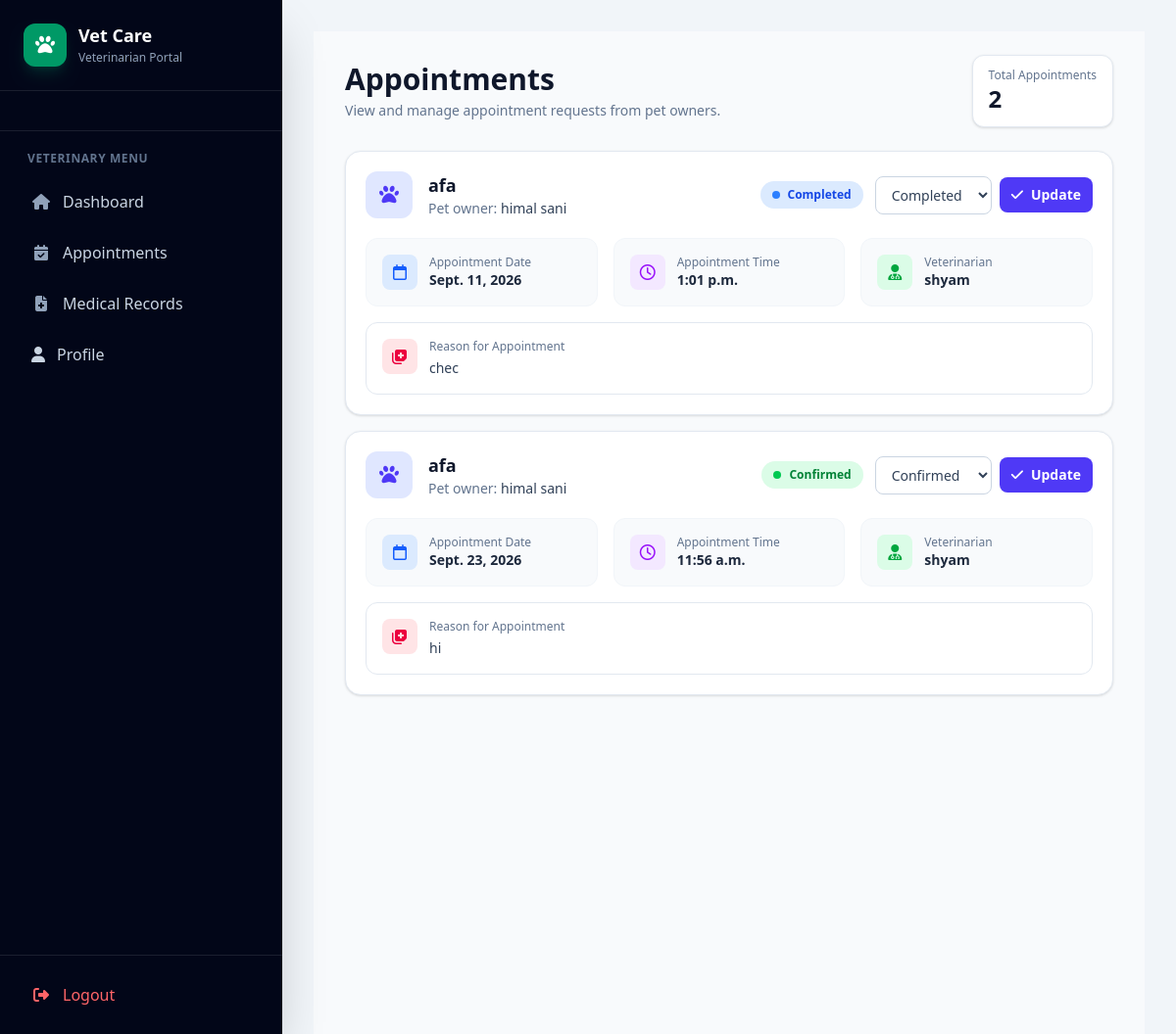
The app's page /appointments/vet/appointments/ (signed in) with its own data.
### appointment/models.py (models this page shows, shortened)
class Appointment(models.Model):
    STATUS_CHOICES = (
        ("PENDING", "Pending"),
        ("CONFIRMED", "Confirmed"),
        ("COMPLETED", "Completed"),
        ("CANCELLED", "Cancelled"),
    )
    animal = models.ForeignKey(
        Animal,  # Updated model reference
        on_delete=models.CASCADE,
        related_name="appointments"
    )
    veterinarian = models.ForeignKey(
        User,
        on_delete=models.SET_NULL,
        null=True,
        blank=True,
        related_name="vet_appointments",
        limit_choices_to={"role": User.VETERINARIAN}
    )
    appointment_date = models.DateField()
    appointment_time = models.TimeField()
    reason = models.TextField()
    status = models.CharField(
        max_length=20,
        choices=STATUS_CHOICES,
        default="PENDING"
    )
    notes = models.TextField(
        blank=True,
        null=True
    )
    created_at = models.DateTimeField(
        auto_now_add=True
    )
    updated_at = models.DateTimeField(
        auto_now=True
    )

### animal/models.py (models this page shows, shortened)
class Animal(models.Model):
    owner = models.ForeignKey(
        User,
        on_delete=models.CASCADE,
        related_name="animals",
        null=True,
        blank=True
    )
    name = models.CharField(max_length=100)
    species = models.CharField(max_length=100)
    breed = models.CharField(
        max_length=100,
        blank=True,
        null=True
    )
    age = models.PositiveIntegerField(
        blank=True,
        null=True
    )
    created_at = models.DateTimeField(
        auto_now_add=True
    )

### account/models.py (models this page shows, shortened)
class User(AbstractUser):
    ADMIN = "ADMIN"
    VETERINARIAN = "VETERINARIAN"
    PET_OWNER = "PET_OWNER"
    ROLE_CHOICES = [
        (ADMIN, "Admin"),
        (VETERINARIAN, "Veterinarian"),
        (PET_OWNER, "Pet Owner"),
    ]
    role = models.CharField(
        max_length=20,
        choices=ROLE_CHOICES,
        default=PET_OWNER
    )
    phone = models.CharField(
        max_length=15,
        blank=True,
        null=True
    )
    address = models.TextField(
        blank=True,
        null=True
    )
    created_at = models.DateTimeField(
        auto_now_add=True
    )
    updated_at = models.DateTimeField(
        auto_now=True
    )

### appointment/views.py (the view)
@login_required
def vet_appointment_list(request):
    if request.user.role != User.VETERINARIAN:
        messages.error(
            request,
            "You are not authorized to view appointments."
        )
        return redirect("dashboard")
    appointments = (
        Appointment.objects
        .filter(veterinarian=request.user)
        .select_related(
            "animal",
            "animal__owner",
            "veterinarian"
        )
        .order_by(
            "appointment_date",
            "appointment_time"
        )
    )
    context = {
        "appointments": appointments,
    }
    return render(
        request,
        "appointment/vet_appointments.html",
        context
    )

### appointment/templates/appointment/vet_appointments.html (shortened to what this page needs)
{% extends "base.html" %}
{% block content %}
<div class="min-h-screen bg-slate-50 py-6">
    <div class="max-w-7xl mx-auto px-4 sm:px-6 lg:px-8">
        <div class="mb-6">
            <div class="flex flex-col sm:flex-row
                        sm:items-center sm:justify-between gap-4">
                <div>
                    <h1 class="text-2xl sm:text-3xl font-bold text-slate-900">
                        Appointments
                    </h1>
                    <p class="mt-1 text-sm text-slate-500">
                        View and manage appointment requests from pet owners.
                    </p>
                </div>
                <div class="bg-white border border-slate-200
                            rounded-xl px-4 py-3 shadow-sm">
                    <p class="text-xs text-slate-500">
                        Total Appointments
                    </p>
                    <p class="text-2xl font-bold text-slate-900">
                        {{ appointments|length }}
                    </p>
                </div>
            </div>
        </div>
        {% if appointments %}
        <div class="space-y-4">
            {% for appointment in appointments %}
            <div class="bg-white rounded-2xl border border-slate-200
                        shadow-sm overflow-hidden">
                <div class="p-5">
                    <div class="flex flex-col lg:flex-row
                                lg:items-center lg:justify-between gap-4">
                        <div class="flex items-start gap-4">
                            <div class="w-12 h-12 rounded-xl
                                        bg-indigo-100 text-indigo-600
                                        flex items-center justify-center
                                        flex-shrink-0">
                                <i class="fa-solid fa-paw text-xl"></i>
                            </div>
                            <div>
                                <h2 class="text-lg font-bold text-slate-900">
                                    {{ appointment.animal.name }}
                                </h2>
                                <p class="text-sm text-slate-500">
                                    Pet owner:
                                    <span class="font-medium text-slate-700">
                                        {{ appointment.animal.owner.get_full_name|default:appointment.animal.owner.username }}
                                    </span>
                                </p>
                            </div>
                        </div>
                        <div class="flex flex-col sm:flex-row
                                    items-start sm:items-center gap-3">
                            {% if appointment.status == "PENDING" %}
                                <span class="inline-flex items-center gap-2
                                             px-3 py-1.5 rounded-full
                                             text-xs font-semibold
                                             bg-amber-100 text-amber-700">
                                    <span class="w-2 h-2 rounded-full
                                                 bg-amber-500"></span>
                                    Pending
                                </span>
                            {% elif appointment.status == "CONFIRMED" %}
                                <span class="inline-flex items-center gap-2
                                             px-3 py-1.5 rounded-full
                                             text-xs font-semibold
                                             bg-green-100 text-green-700">
                                    <span class="w-2 h-2 rounded-full
                                                 bg-green-500"></span>
                                    Confirmed
                                </span>
                            {% elif appointment.status == "COMPLETED" %}
                                <span class="inline-flex items-center gap-2
                                             px-3 py-1.5 rounded-full
                                             text-xs font-semibold
                                             bg-blue-100 text-blue-700">
                                    <span class="w-2 h-2 rounded-full
                                                 bg-blue-500"></span>
                                    Completed
                                </span>
                            {% endif %}
                            <form
                                method="POST"
                                action="{% url 'vet-update-appointment-status' appointment.id %}"
                                class="flex items-center gap-2"
                            >
                                <select
                                    name="status"
                                    class="rounded-lg border border-slate-300
                                           bg-white px-3 py-2
                                           text-sm text-slate-700
                                           focus:outline-none
                                           focus:ring-2
                                           focus:ring-indigo-200
                                           focus:border-indigo-500"
                                >
                                    <option value="CONFIRMED"
                                        {% if appointment.status == "CONFIRMED" %}
                                            selected
                                        {% endif %}
                                    >
                                        Confirmed
                                    </option>
                                    <option value="COMPLETED"
                                        {% if appointment.status == "COMPLETED" %}
                                            selected
                                        {% endif %}
                                    >
                                        Completed
                                    </option>
                                </select>
                                <button
                                    type="submit"
                                    class="inline-flex items-center gap-2
                                           rounded-lg
                                           bg-indigo-600
                                           px-3 py-2
                                           text-sm font-semibold
                                           text-white
                                           hover:bg-indigo-700
                                           active:bg-indigo-800
                                           transition"
                                >
                                    <i class="fa-solid fa-check"></i>
                                    Update
                                </button>
                            </form>
                        </div>
                    </div>
                    <div class="mt-5 grid grid-cols-1 md:grid-cols-3
                                gap-4">
                        <div class="rounded-xl bg-slate-50
                                    border border-slate-100 p-4">
                            <div class="flex items-center gap-3">
                                <div class="w-9 h-9 rounded-lg
                                            bg-blue-100 text-blue-600
                                            flex items-center justify-center">
                                    <i class="fa-regular fa-calendar"></i>
                                </div>
                                <div>
                                    <p class="text-xs text-slate-500">
                                        Appointment Date
                                    </p>
                                    <p class="text-sm font-semibold text-slate-800">
                                        {{ appointment.appointment_date }}
                                    </p>
                                </div>
                            </div>
                        </div>
                        <div class="rounded-xl bg-slate-50
                                    border border-slate-100 p-4">
                            <div class="flex items-center gap-3">
                                <div class="w-9 h-9 rounded-lg
                                            bg-purple-100 text-purple-600
                                            flex items-center justify-center">
                                    <i class="fa-regular fa-clock"></i>
                                </div>
                                <div>
                                    <p class="text-xs text-slate-500">
                                        Appointment Time
                                    </p>
                                    <p class="text-sm font-semibold text-slate-800">
                                        {{ appointment.appointment_time }}
                                    </p>
                                </div>
                            </div>
                        </div>
                        <div class="rounded-xl bg-slate-50
                                    border border-slate-100 p-4">
                            <div class="flex items-center gap-3">
                                <div class="w-9 h-9 rounded-lg
                                            bg-green-100 text-green-600
                                            flex items-center justify-center">
                                    <i class="fa-solid fa-user-doctor"></i>
                                </div>
                                <div>
                                    <p class="text-xs text-slate-500">
                                        Veterinarian
                                    </p>
                                    <p class="text-sm font-semibold text-slate-800">
                                        {% if appointment.veterinarian %}
                                            {{ appointment.veterinarian.get_full_name|default:appointment.veterinarian.username }}
                                        {% else %}
                                            Not Assigned
                                        {% endif %}
                                    </p>
                                </div>
                            </div>
                        </div>
                    </div>
                    <div class="mt-4">
                        <div class="rounded-xl border border-slate-200
                                    bg-white p-4">
                            <div class="flex items-start gap-3">
                                <div class="w-9 h-9 rounded-lg
                                            bg-rose-100 text-rose-600
                                            flex items-center justify-center
                                            flex-shrink-0">
                                    <i class="fa-solid fa-notes-medical"></i>
                                </div>
                                <div>
                                    <p class="text-xs font-medium text-slate-500">
                                        Reason for Appointment
                                    </p>
                                    <p class="mt-1 text-sm text-slate-700">
                                        {{ appointment.reason }}
                                    </p>
                                </div>
                            </div>
                        </div>
                    </div>
                </div>
            </div>
            {% endfor %}
        </div>
        {% endif %}
    </div>
</div>
{% endblock %}

### records on screen
Appointment: animal.name "afa", animal.owner.get_full_name "himal sani", shows "Completed", status "Completed", appointment_date "Sept. 11, 2026", appointment_time "1:01 p.m.", veterinarian.get_full_name "shyam", reason "chec"
Appointment: animal.name "afa", animal.owner.get_full_name "himal sani", shows "Confirmed", status "Confirmed", appointment_date "Sept. 23, 2026", appointment_time "11:56 a.m.", veterinarian.get_full_name "shyam", reason "hi"

### other values on screen
{{ appointments|length }} "2"
